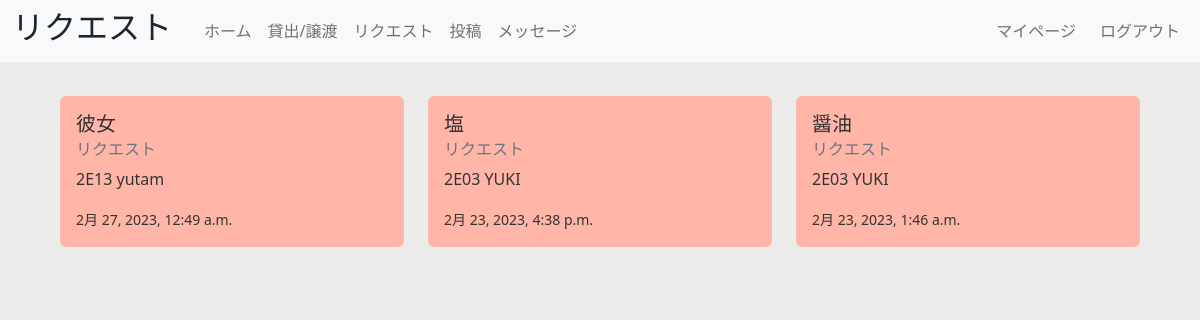
/request (signed in), run on an earlier commit of the app's database.
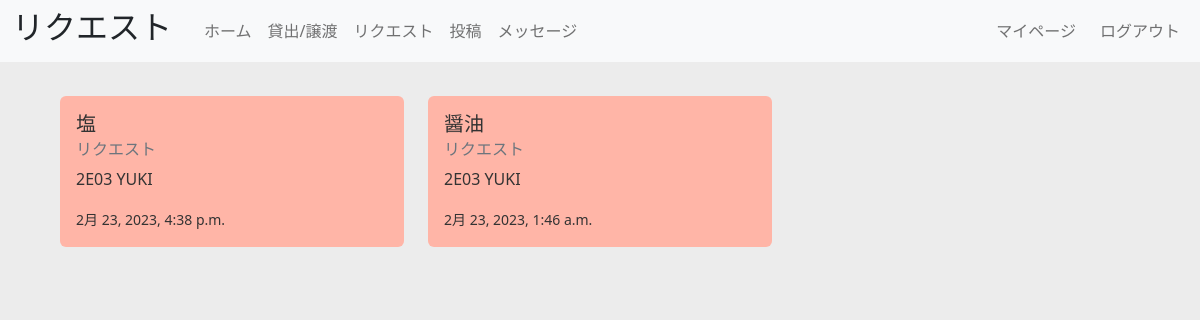
And on a later commit of the database.
### app1/models.py (models this page shows)
class Item(models.Model):
    item_name = models.CharField(max_length=50)
    category = models.IntegerField(default=0) # 0:貸出, 1:譲渡, 2:リクエスト
    description = models.TextField(max_length=200, null=True)
    image = models.ImageField(null = True)
    posted_at = models.DateTimeField(default=timezone.now)
    user = models.ForeignKey(
        Profile,
        on_delete=models.CASCADE,
    )

### accounts/models.py (models this page shows)
class Profile(models.Model):
    user_name = models.CharField(max_length=50)
    room_number = models.CharField(max_length = 4)
    profile_image = models.ImageField(null = True, default='icons/neko.jpg')
    user = models.ForeignKey(
        User,
        on_delete=models.CASCADE,
    )

### app1/views.py (the view)
# urls.py: path('request', views.req, name='request'),
@login_required
def req(request):
    user = Profile.objects.get(user = request.user)
    item = Item.objects.filter(category = 2).order_by("-posted_at")
    try:
        user = Profile.objects.get(user = request.user)
        context = {'items': item, 'user': user}
    except:
        context = {'items' : item, 'user': user}
    return render(request, 'app1/request.html', context)

### app1/templates/app1/request.html (shortened to what this page needs)
{% extends 'app1/base.html' %}
{% load static %}
{% block header %}リクエスト{% endblock header %}
{% block content %}
<div class="container mt-5">
    <div class="row">
        {% for item in items %}
        <div class="col-md-4 mb-3">
            <a class="card border-0" href="{% url 'detail' item.id %}" id="request">
                <div class="card-body">
                    <h5 class="card-title">{{ item.item_name }}</h5>
                    <h6 class="card-subtitle mb-2 text-muted">リクエスト</h6>
                    <p class="card-text">{{ item.user.room_number }} {{ item.user.user_name }}</p>
                    <div class="date"><small>{{ item.posted_at }}</small></div>
                </div>
            </a>
        </div>
        {% empty %}
        <h3>投稿はありません</h3>
        {% endfor %}
    </div>
</div>
{% endblock content %}

What changed in the data, as far as the page shows it:
removed Item: item_name "彼女", user.room_number "2E13", user.user_name "yutam", posted_at "2月 27, 2023, 12:49 a.m."
